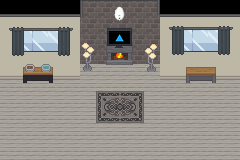

The image is a tile-based game level rendered from a .tmx file. Its description and source (layers, tilesets, objects; grid data summarised) follow:
An orthogonal 15x10 tile map with 16x16 px tiles, 17 tile layers (Walls, Floors, Trim, Windows, ...), 4 tilesets.

<map version="1.10" tiledversion="1.10.2" orientation="orthogonal" renderorder="right-down" width="15" height="10" tilewidth="16" tileheight="16" infinite="0" nextlayerid="21" nextobjectid="1">
 <tileset firstgid="1" source="global.tsx" />
 <tileset firstgid="58051" source="Gym_2_layer_2.tsx" />
 <tileset firstgid="58135" source="Gym_layer_2.tsx" />
 <tileset firstgid="58420" source="brand-art.tsx" />
 <layer id="1" name="Walls" width="15" height="10">
  <data>[150 cells, 60 non-empty, 3 distinct tile ids]</data>
 </layer>
 <layer id="2" name="Floors" width="15" height="10">
  <data>[150 cells, 100 non-empty, 2 distinct tile ids]</data>
 </layer>
 <layer id="3" name="Trim" width="15" height="10" offsetx="0" offsety="-3">
  <data>[150 cells, 15 non-empty, 1 distinct tile ids]</data>
 </layer>
 <layer id="4" name="Windows" width="15" height="10" offsetx="0" offsety="6">
  <data>[150 cells, 12 non-empty, 6 distinct tile ids]</data>
 </layer>
 <layer id="5" name="Right Curtain" width="15" height="10" offsetx="9" offsety="-7">
  <data>[150 cells, 6 non-empty, 5 distinct tile ids]</data>
 </layer>
 <layer id="6" name="Left Curtain" width="15" height="10" offsetx="-7" offsety="-6">
  <data>[150 cells, 6 non-empty, 5 distinct tile ids]</data>
 </layer>
 <layer id="10" name="Table Left" width="15" height="10" offsetx="-10" offsety="-13">
  <data>[150 cells, 2 non-empty, 2 distinct tile ids]</data>
 </layer>
 <layer id="15" name="Table Right" width="15" height="10" offsetx="9" offsety="3">
  <data>[150 cells, 2 non-empty, 2 distinct tile ids]</data>
 </layer>
 <layer id="7" name="Food Bowl" width="15" height="10" offsetx="-186" offsety="-24">
  <data>[150 cells, 2 non-empty, 2 distinct tile ids]</data>
 </layer>
 <layer id="11" name="Rug" width="15" height="10" offsetx="0" offsety="27">
  <data>[150 cells, 6 non-empty, 6 distinct tile ids]</data>
 </layer>
 <layer id="12" name="Fireplace" width="15" height="10" offsetx="7" offsety="1">
  <data>[150 cells, 4 non-empty, 4 distinct tile ids]</data>
 </layer>
 <layer id="13" name="DogoTV" width="15" height="10" offsetx="8" offsety="0">
  <data>[150 cells, 4 non-empty, 4 distinct tile ids]</data>
 </layer>
 <layer id="17" name="Wall Connection Left" width="15" height="10" offsetx="-12" offsety="1">
  <data>[150 cells, 1 non-empty, 1 distinct tile ids]</data>
 </layer>
 <layer id="18" name="Wall Connection Right" width="15" height="10" offsetx="-4" offsety="-1">
  <data>[150 cells, 1 non-empty, 1 distinct tile ids]</data>
 </layer>
 <layer id="19" name="Left Lamp" width="15" height="10" offsetx="0" offsety="7">
  <data>[150 cells, 2 non-empty, 2 distinct tile ids]</data>
 </layer>
 <layer id="20" name="Right Lamp" width="15" height="10" offsetx="-1" offsety="8">
  <data>[150 cells, 2 non-empty, 2 distinct tile ids]</data>
 </layer>
 <layer id="14" name="GoDogo" width="15" height="10" offsetx="23" offsety="-54">
  <data>[150 cells, 4 non-empty, 4 distinct tile ids]</data>
 </layer>
</map>
